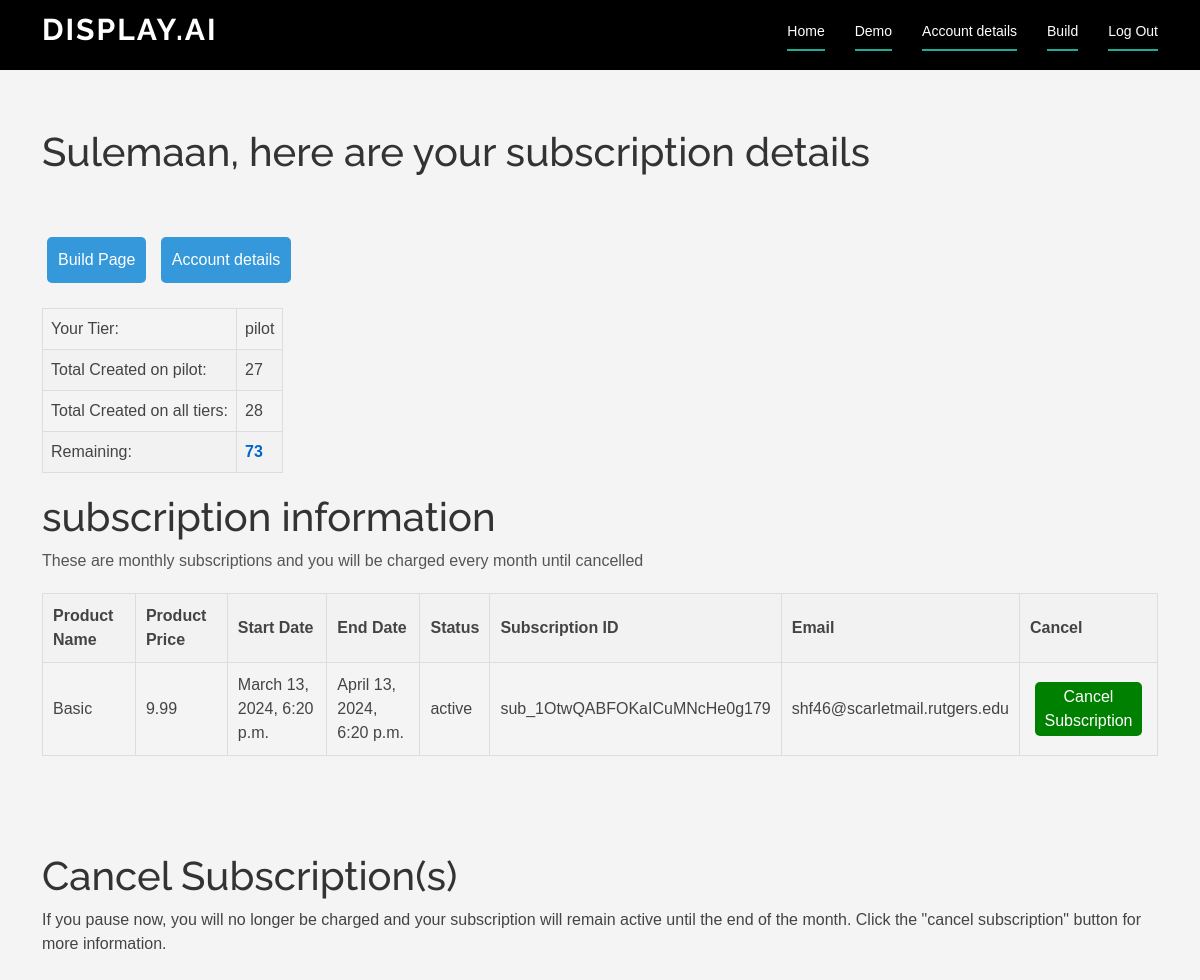
The app's page /4/subscriptions (signed in), older data.
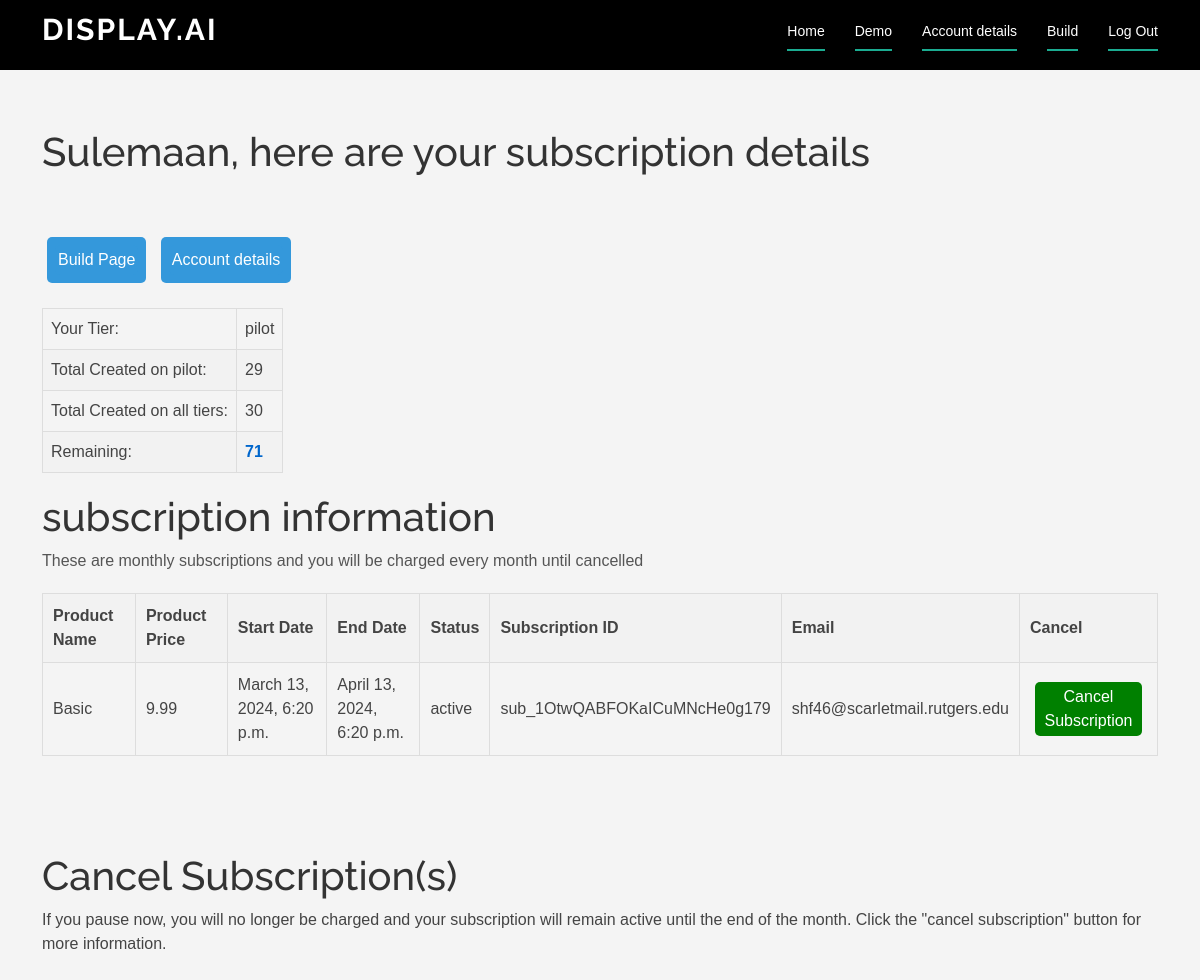
The same page, newer data.
### resume_app/models.py (models this page shows, shortened)
class UserProfile(models.Model):
    def profile_image_upload_to(instance, filename):
        return f"profile_pictures/{instance.account.id}.jpg"
    id = models.AutoField(primary_key=True)
    account = models.ForeignKey(Account, on_delete=models.SET_NULL, null=True, related_name='account_user_profile')
    user = models.ForeignKey(User, on_delete=models.SET_NULL, null=True, related_name='user_profile_user')
    first_name = models.CharField(max_length=255)
    last_name = models.CharField(max_length=255)
    phone = models.CharField(max_length=15)
    city = models.CharField(max_length=255)
    state = models.CharField(max_length=255)
    linkedin_link = models.URLField(blank=True, null=True)
    resume_link = models.URLField(blank=True, null=True)
    github_link = models.URLField(blank=True, null=True)
    website_link = models.URLField(blank=True, null=True)
    profile_image = models.ImageField(upload_to=profile_image_upload_to, storage=OverwriteStorage(), blank=True, null=True)
    institution = models.CharField(max_length=255, blank=True, null=True)
    major = models.CharField(max_length=255, blank=True, null=True)
    minor = models.CharField(max_length=255, blank=True, null=True)
    start_date = models.DateField(default=date.today)
    end_date = models.DateField(default=date.today)
    spoken_languages = models.CharField(max_length=255, blank=True, null=True)
    programming_languages = models.CharField(max_length=255, blank=True, null=True)
    technical_skills = models.CharField(max_length=255, blank=True, null=True)
    leadership = models.CharField(max_length=255, blank=True, null=True)
    DEGREE_CHOICES = [
        ('Science', 'Science'),
        ('Art', 'Art'),
    ]
    degree_type = models.CharField(
        max_length=10,
        choices=DEGREE_CHOICES,
        blank=True,
        null=True,
    )

class Plan(models.Model):
    id = models.AutoField(primary_key=True)
    type = models.CharField(max_length=255, default="free")
    account = models.ForeignKey(Account, on_delete=models.CASCADE, null=True)
    forms_remaining = models.IntegerField(default=2)
    forms_filled_on_current_plan = models.IntegerField(default=0)
    total_forms_filled = models.IntegerField(default=0)
    total_cover_letters = models.IntegerField(default=0)
    total_tailored_resumes = models.IntegerField(default=0)
    subscription_ids = models.CharField(max_length=100000, blank=True, null=True, help_text="subscription_ids seperated by commas")

### resume_app/views.py (the view)
# urls.py: path('<int:account_id>/subscriptions', subscriptions, name='subscriptions'),
@login_required
def subscriptions(request, account_id):
    account = Account.objects.get(id=account_id)
    user_plan = Plan.objects.get(account = account)
    userprofile = UserProfile.objects.get(account = account)
    payment_instances = Payment.objects.filter(account=account)
    if request.method == 'GET':
        context = {
                    'account' : account,
                    'user_profile': userprofile,
                    'user_plan' : user_plan,
                    'payment_instances' : payment_instances ,
                    'remaining' : user_plan.forms_remaining - user_plan.forms_filled_on_current_plan
        }
        return render(request, 'subscriptions.html' , context)

### resume_app/templates/subscriptions.html (shortened to what this page needs)
{% extends 'index.html' %}
{% block content %}
<br>  <br>
<header id="header" class="fixed-top d-flex align-items-center">
    <div class="container d-flex justify-content-between">
        <div class="logo">
            <h1><a href="/">display.ai</a></h1>
        </div>
        <nav id="navbar-form" class="navbar">
            <ul>
                <li><a class="nav-link scrollto active" href="/">Home</a></li>
                <li><a class="nav-link scrollto active" href="/">Demo</a></li>
                <li><a class="nav-link scrollto active" href="{% url 'account' account_id=account.id %}">Account details</a></li>
                <li><a class="nav-link scrollto active" href="{% url 'confirmation' account_id=account.id %}"> Build </a></li>
                <li><a class="nav-link scrollto active" href="{% url 'logout' account_id=account.id %}"> Log Out </a></li>
            </ul>
        </nav>
    </div>
</header>
<h1>{{user_profile.first_name}}, here are your subscription details </h1>
    <br> <br>
    <a href="{% url 'confirmation' account_id=account.id %}" class="reload_resume_and_website-button">
        <button type="button"> Build Page </button>
    </a>
    <a href="{% url 'account' account_id=account.id %}" class="reload_resume_and_website-button">
        <button type="button"> Account details </button>
    </a>
    <table class="user-info-table">
        <tr>
            <td>Your Tier:</td>
            <td>{{account.tier}}</td>
        </tr>
        <tr>
            <td>Total Created on {{account.tier}}:</td>
            <td>{{user_plan.forms_filled_on_current_plan}}</td>
        </tr>
        <tr>
            <td>Total Created on all tiers:</td>
            <td>{{user_plan.total_forms_filled}} </td>
        </tr>
        <tr>
            <td>Remaining:</td>
            <td> <b> {{remaining}} </b> </td>
        </tr>
    </table>
    <h1> subscription information </h1>
    <p> These are monthly subscriptions and you will be charged every month until cancelled </p>
    {% if payment_instances %}
    <table border="1">
        <tr>
            <th>Product Name</th>
            <th>Product Price</th>
            <th>Start Date</th>
            <th>End Date</th>
            <th>Status</th>
            <th>Subscription ID</th>
            <th>Email</th>
            <th>Cancel</th>
        </tr>
        {% for payment_instance in payment_instances %}
            <tr>
                <td>{{ payment_instance.product_name }}</td>
                <td>{{ payment_instance.product_price }}</td>
                <td>{{ payment_instance.start_date }}</td>
                <td>{{ payment_instance.end_date }}</td>
                <td>{{ payment_instance.subscription_status }}</td>
                <td>{{ payment_instance.subscription_id }}</td>
                <td>{{ payment_instance.customer_email }}</td>
                <td>
                    <form id="pauseForm{{ payment_instance.subscription_id }}" action="{% url 'cancel_subscription' account_id=account.id subscription_id=payment_instance.subscription_id %}" method="post">
                        {% if payment_instance.subscription_status != 'cancelled' %}
                        <button type="button" class="cancel-subscription-button" onclick="confirmPause('{{ payment_instance.end_date }}', '{{ payment_instance.subscription_id }}')">Cancel Subscription</button>
                        {% else %}
                            <button type="button" class="cancel-button" onclick="alreadyCancelled('{{ payment_instance.end_date }}', '{{ payment_instance.subscription_id }}')">Subscription already cancelled</button>
                        {% endif %}
                    </form>
                </td>
            </tr>
        {% endfor %}
    </table>
    {% else %}
    <p>No payment instances found for this account</p>
    {% endif %}
<br> <br>  <br>  <br>
<h1> Cancel Subscription(s) </h1>
If you pause now, you will no longer be charged and your subscription will remain active until the end of the month.
Click the "cancel subscription" button for more information.
<br><br>
{% endblock %}

Row changes from the older to the newer data that the page shows:
changed Plan: forms_filled_on_current_plan "27" → "29"; total_forms_filled "28" → "30"
Text that changed along with them:
{{ remaining }}: "73" → "71"
